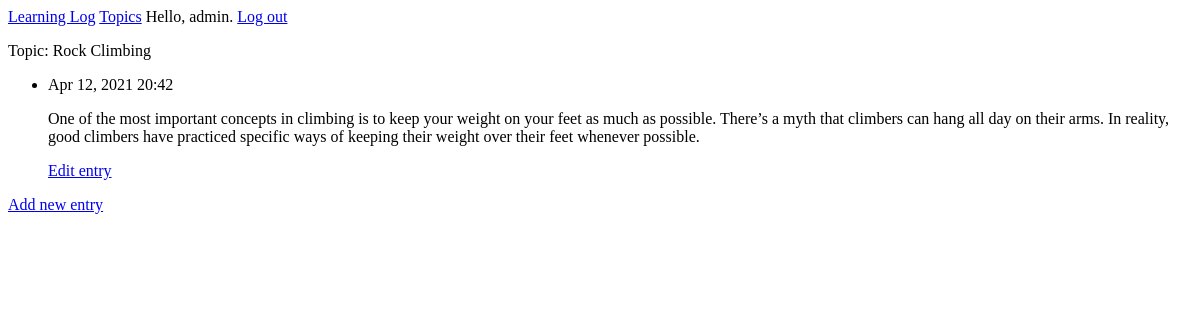
The page /topics/2/ (signed in) on the database as committed earlier.
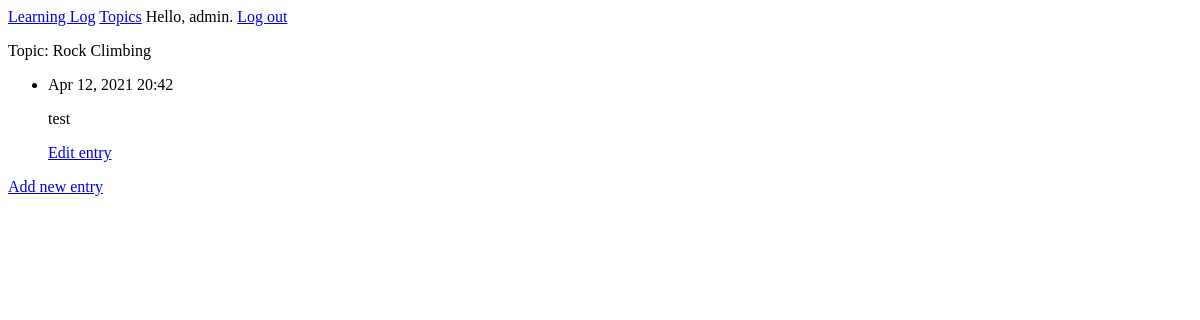
The same page on the database as committed later.
### MainApp/models.py (models this page shows, shortened)
class Entry(models.Model):
    topic = models.ForeignKey(Topic, on_delete = models.CASCADE)
    text = models.TextField()
    date_added = models.DateTimeField(auto_now_add = True)
    class Meta:
        verbose_name_plural = 'entries'

### MainApp/views.py (the view)
# urls.py: path('topics/<int:topic_id>/', views.topic, name='topic'),
@login_required
def topic(request, topic_id):
    topic = Topic.objects.get(id = topic_id)
    entries = topic.entry_set.order_by('-date_added') #descending order, getting from topic we have line above
    if topic.owner != request.user:
        raise Http404
    context = {'topic':topic, 'entries':entries} #passing multiple object through context dictionary to website
    return render(request, 'MainApp/topic.html', context)

### MainApp/models.py (called while the page is built)
    def __str__(self):
        return self.text

### MainApp/templates/MainApp/topic.html
{% extends "MainApp/base.html" %}
{% block content %}
<p>Topic: {{topic}}</p>
<ul>
    {% for entry in entries %}
    <li>
        <p>{{ entry.date_added|date:'M d, Y H:i' }}</p>
        <p>{{ entry.text|linebreaks }}</p>
        <p>
            <a href="{% url 'MainApp:edit_entry' entry.id %}">Edit entry</a>
        </p>
    </li>
    {% empty %}
    <li>There are no entries for this topic yet.</li>
    {% endfor %}
</ul>
<p> <a href="{% url 'MainApp:new_entry' topic.id %}">Add new entry</a></p>
{% endblock content %}

Rows that differ between the two databases and show on the page:
changed Entry: text "One of the most important concepts in climbing is to keep your weight on your feet as much as possible. There’s a myth that climbers can hang all day on their arms. In reality, good climbers have practiced specific ways of keeping their weight over their feet whenever possible." → "test"
